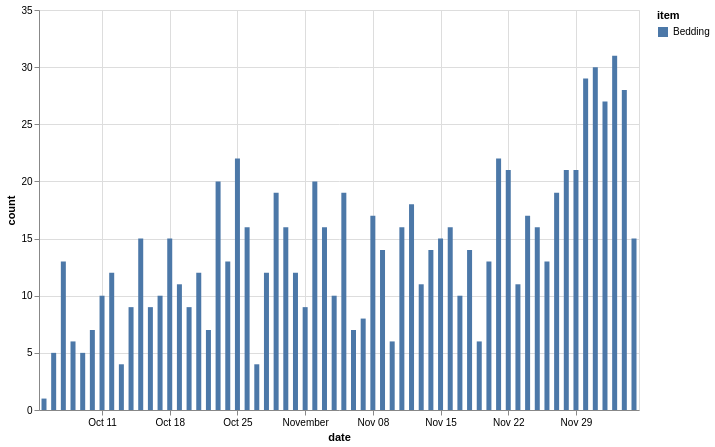

Write a Vega-Lite specification for this figure.
### Vega-Lite specification from a JSON file in a GitHub repository (floating-point values rounded to 4 significant figures)
{"config": {"view": {"continuousWidth": 400, "continuousHeight": 300}}, "data": {"name": "data-e6f2bd9db43ed2009b108bdca5d77795"}, "mark": "bar", "encoding": {"color": {"type": "nominal", "field": "item"}, "x": {"type": "temporal", "field": "date"}, "y": {"type": "quantitative", "field": "count"}}, "height": 400, "width": 600, "$schema": "https://vega.github.io/schema/vega-lite/v4.8.1.json", "datasets": {"data-e6f2bd9db43ed2009b108bdca5d77795": [{"item": "Bedding", "date": "2020-10-05", "count": 1}, {"item": "Bedding", "date": "2020-10-06", "count": 5}, {"item": "Bedding", "date": "2020-10-07", "count": 13}, {"item": "Bedding", "date": "2020-10-08", "count": 6}, {"item": "Bedding", "date": "2020-10-09", "count": 5}, {"item": "Bedding", "date": "2020-10-10", "count": 7}, {"item": "Bedding", "date": "2020-10-11", "count": 10}, {"item": "Bedding", "date": "2020-10-12", "count": 12}, {"item": "Bedding", "date": "2020-10-13", "count": 4}, {"item": "Bedding", "date": "2020-10-14", "count": 9}, {"item": "Bedding", "date": "2020-10-15", "count": 15}, {"item": "Bedding", "date": "2020-10-16", "count": 9}, {"item": "Bedding", "date": "2020-10-17", "count": 10}, {"item": "Bedding", "date": "2020-10-18", "count": 15}, {"item": "Bedding", "date": "2020-10-19", "count": 11}, {"item": "Bedding", "date": "2020-10-20", "count": 9}, {"item": "Bedding", "date": "2020-10-21", "count": 12}, {"item": "Bedding", "date": "2020-10-22", "count": 7}, {"item": "Bedding", "date": "2020-10-23", "count": 20}, {"item": "Bedding", "date": "2020-10-24", "count": 13}, {"item": "Bedding", "date": "2020-10-25", "count": 22}, {"item": "Bedding", "date": "2020-10-26", "count": 16}, {"item": "Bedding", "date": "2020-10-27", "count": 4}, {"item": "Bedding", "date": "2020-10-28", "count": 12}, {"item": "Bedding", "date": "2020-10-29", "count": 19}, {"item": "Bedding", "date": "2020-10-30", "count": 16}, {"item": "Bedding", "date": "2020-10-31", "count": 12}, {"item": "Bedding", "date": "2020-11-01", "count": 9}, {"item": "Bedding", "date": "2020-11-02", "count": 20}, {"item": "Bedding", "date": "2020-11-03", "count": 16}, {"item": "Bedding", "date": "2020-11-04", "count": 10}, {"item": "Bedding", "date": "2020-11-05", "count": 19}, {"item": "Bedding", "date": "2020-11-06", "count": 7}, {"item": "Bedding", "date": "2020-11-07", "count": 8}, {"item": "Bedding", "date": "2020-11-08", "count": 17}, {"item": "Bedding", "date": "2020-11-09", "count": 14}, {"item": "Bedding", "date": "2020-11-10", "count": 6}, {"item": "Bedding", "date": "2020-11-11", "count": 16}, {"item": "Bedding", "date": "2020-11-12", "count": 18}, {"item": "Bedding", "date": "2020-11-13", "count": 11}, {"item": "Bedding", "date": "2020-11-14", "count": 14}, {"item": "Bedding", "date": "2020-11-15", "count": 15}, {"item": "Bedding", "date": "2020-11-16", "count": 16}, {"item": "Bedding", "date": "2020-11-17", "count": 10}, {"item": "Bedding", "date": "2020-11-18", "count": 14}, {"item": "Bedding", "date": "2020-11-19", "count": 6}, {"item": "Bedding", "date": "2020-11-20", "count": 13}, {"item": "Bedding", "date": "2020-11-21", "count": 22}, {"item": "Bedding", "date": "2020-11-22", "count": 21}, {"item": "Bedding", "date": "2020-11-23", "count": 11}, {"item": "Bedding", "date": "2020-11-24", "count": 17}, {"item": "Bedding", "date": "2020-11-25", "count": 16}, {"item": "Bedding", "date": "2020-11-26", "count": 13}, {"item": "Bedding", "date": "2020-11-27", "count": 19}, {"item": "Bedding", "date": "2020-11-28", "count": 21}, {"item": "Bedding", "date": "2020-11-29", "count": 21}, {"item": "Bedding", "date": "2020-11-30", "count": 29}, {"item": "Bedding", "date": "2020-12-01", "count": 30}, {"item": "Bedding", "date": "2020-12-02", "count": 27}, {"item": "Bedding", "date": "2020-12-03", "count": 31}, {"item": "Bedding", "date": "2020-12-04", "count": 28}, {"item": "Bedding", "date": "2020-12-05", "count": 15}]}}
